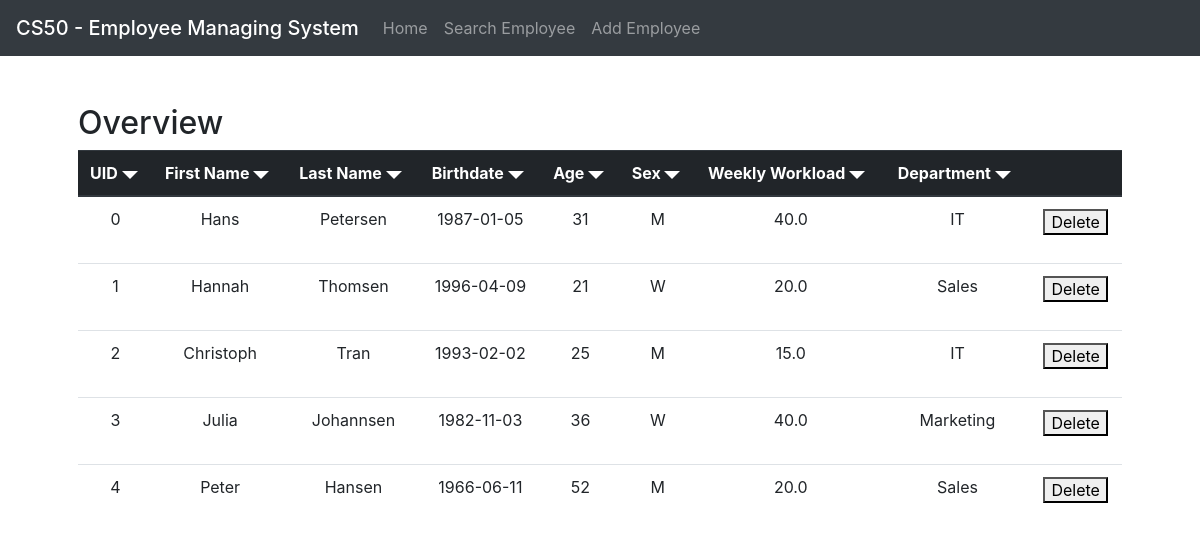
Before: / with the older database file.
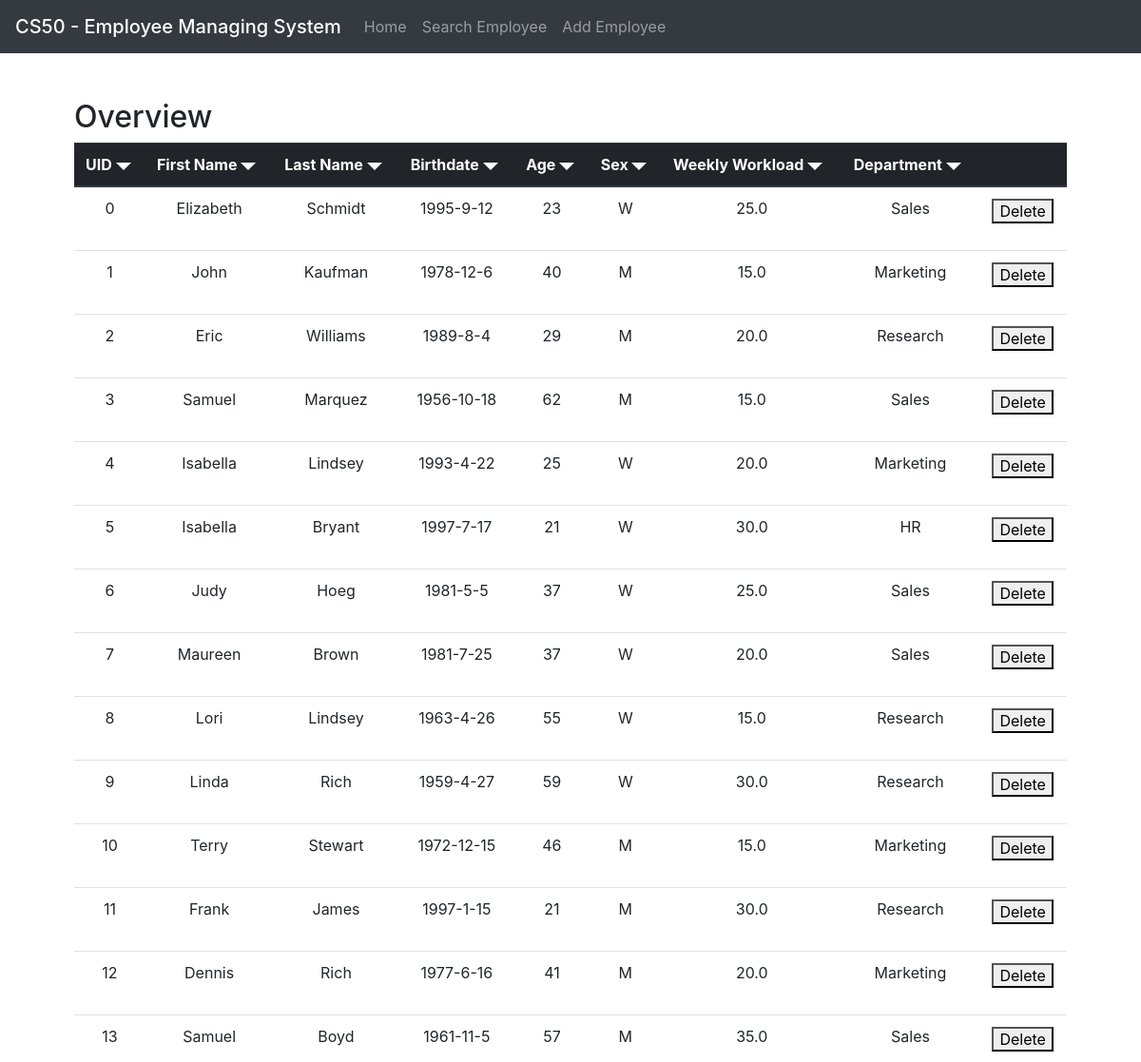
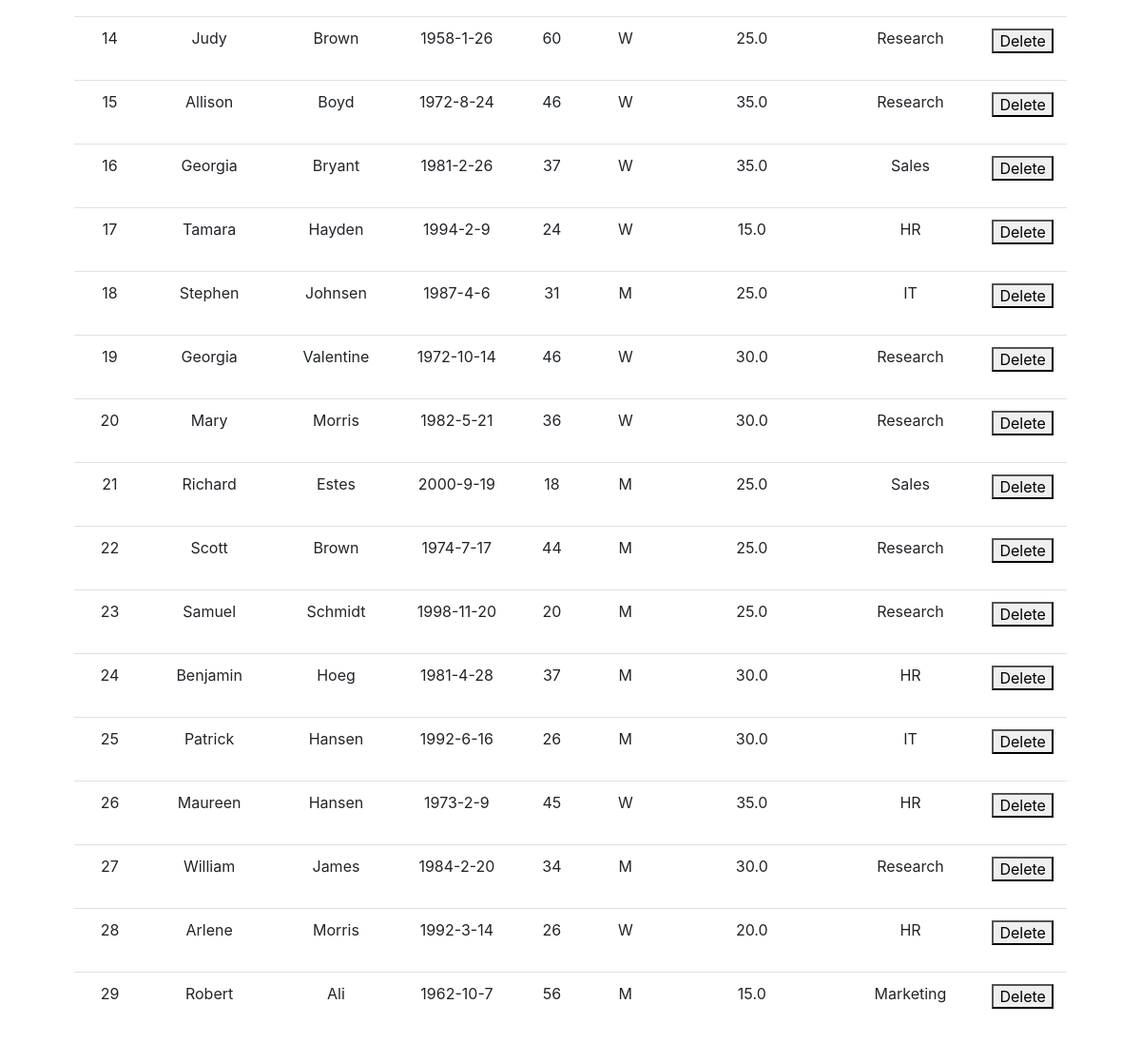
After: the same page with the newer database file (2 pictures, top to bottom).
### tables this page shows
CREATE TABLE employees
             (id integer primary key autoincrement, firstname text, lastname text, birthdate text, age integer, sex text, workload_per_week real, work_group text);

### app.py (the view)
@app.route("/")
def index():
    with sqlite3.connect("company.db") as con:
        cursor = con.cursor()
        cursor.execute("SELECT * FROM employees")
        db_employees = cursor.fetchall()
    return render_template("index.html", db_employees=db_employees)

### app.py (called while the page is built)
@app.after_request
def after_request(response):
    response.headers["Cache-Control"] = "no-cache, no-store, must-revalidate"
    response.headers["Expires"] = 0
    response.headers["Pragma"] = "no-cache"
    return response

### templates/index.html (shortened to what this page needs)
{% extends "layout.html" %}
{% block main %}
    <h2>Overview</h2>
    <table class="table" id="employees">
        <thead class="thead-dark">
            <tr>
                <th>UID <img src="/static/down-arrow.svg" id ="arrow0" height="16px" onclick="sort(0)"></th>
                <th>First Name <img src="/static/down-arrow.svg" id ="arrow1" height="16px" onclick="sort(1)"></th>
                <th>Last Name <img src="/static/down-arrow.svg" id ="arrow2" height="16px" onclick="sort(2)"></th>
                <th>Birthdate <img src="/static/down-arrow.svg" id ="arrow3" height="16px" onclick="sort(3)"></th>
                <th>Age <img src="/static/down-arrow.svg" id ="arrow4" height="16px" onclick="sort(4)"></th>
                <th>Sex <img src="/static/down-arrow.svg" id ="arrow5" height="16px" onclick="sort(5)"></th>
                <th>Weekly Workload <img src="/static/down-arrow.svg" id ="arrow6" height="16px" onclick="sort(6)"></th>
                <th>Department <img src="/static/down-arrow.svg" id ="arrow7" height="16px" onclick="sort(7)"></th>
                <th></th>
            </tr>
        </thead>
        <tbody>
        {% for employee in db_employees %}
            <tr class="text-center">
                <td>{{ employee[0] }}</td>
                <td>{{ employee[1] }}</td>
                <td>{{ employee[2] }}</td>
                <td>{{ employee[3] }}</td>
                <td>{{ employee[4] }}</td>
                <td>{{ employee[5] }}</td>
                <td>{{ employee[6] }}</td>
                <td>{{ employee[7] }}</td>
                <td><form action="/delete" method="POST">
                <button type="submit">Delete</button>
                </form></td>
            </tr>
        {% endfor %}
        </tbody>
    </table>
{% endblock %}

### templates/layout.html (shortened to what this page needs)
<html lang="en">
    <head>
        <link rel="stylesheet" href="https://stackpath.bootstrapcdn.com/bootstrap/4.1.1/css/bootstrap.min.css">
        <link href="/static/style.css" rel="stylesheet"/>
    </head>
    <body>
        <nav class="navbar navbar-expand-lg navbar-dark bg-dark">
            <span class="navbar-brand mb-0 h1">CS50 - Employee Managing System</span>
            <div class="collapse navbar-collapse" id="navbarNav">
              <ul class="navbar-nav">
                <li class="nav-item">
                  <a class="nav-link" href="/">Home</a>
                </li>
                <li class="nav-item">
                  <a class="nav-link" href="/search">Search Employee</a>
                </li>
                <li class="nav-item">
                  <a class="nav-link" href="/add">Add Employee</a>
                </li>
              </ul>
            </div>
        </nav>
        <main class="container p-5">
            {% block main %}{% endblock %}
        </main>
    </body>
</html>

Changed rows visible on the page:
changed employees id 0: firstname "Hans" → "Elizabeth"; lastname "Petersen" → "Schmidt"; birthdate "1987-01-05" → "1995-9-12"; age "31" → "23"; sex "M" → "W"; workload_per_week "40.0" → "25.0"; work_group "IT" → "Sales"
changed employees id 1: firstname "Hannah" → "John"; lastname "Thomsen" → "Kaufman"; birthdate "1996-04-09" → "1978-12-6"; age "21" → "40"; sex "W" → "M"; workload_per_week "20.0" → "15.0"; work_group "Sales" → "Marketing"
changed employees id 2: firstname "Christoph" → "Eric"; lastname "Tran" → "Williams"; birthdate "1993-02-02" → "1989-8-4"; age "25" → "29"; workload_per_week "15.0" → "20.0"; work_group "IT" → "Research"
changed employees id 3: firstname "Julia" → "Samuel"; lastname "Johannsen" → "Marquez"; birthdate "1982-11-03" → "1956-10-18"; age "36" → "62"; sex "W" → "M"; workload_per_week "40.0" → "15.0"; work_group "Marketing" → "Sales"
changed employees id 4: firstname "Peter" → "Isabella"; lastname "Hansen" → "Lindsey"; birthdate "1966-06-11" → "1993-4-22"; age "52" → "25"; sex "M" → "W"; work_group "Sales" → "Marketing"
added employees: id "5", firstname "Isabella", lastname "Bryant", birthdate "1997-7-17", age "21", sex "W", workload_per_week "30.0", work_group "HR"
added employees: id "6", firstname "Judy", lastname "Hoeg", birthdate "1981-5-5", age "37", sex "W", workload_per_week "25.0", work_group "Sales"
added employees: id "7", firstname "Maureen", lastname "Brown", birthdate "1981-7-25", age "37", sex "W", workload_per_week "20.0", work_group "Sales"
added employees: id "8", firstname "Lori", lastname "Lindsey", birthdate "1963-4-26", age "55", sex "W", workload_per_week "15.0", work_group "Research"
added employees: id "9", firstname "Linda", lastname "Rich", birthdate "1959-4-27", age "59", sex "W", workload_per_week "30.0", work_group "Research"
added employees: id "10", firstname "Terry", lastname "Stewart", birthdate "1972-12-15", age "46", sex "M", workload_per_week "15.0", work_group "Marketing"
added employees: id "11", firstname "Frank", lastname "James", birthdate "1997-1-15", age "21", sex "M", workload_per_week "30.0", work_group "Research"
added employees: id "12", firstname "Dennis", lastname "Rich", birthdate "1977-6-16", age "41", sex "M", workload_per_week "20.0", work_group "Marketing"
added employees: id "13", firstname "Samuel", lastname "Boyd", birthdate "1961-11-5", age "57", sex "M", workload_per_week "35.0", work_group "Sales"
added employees: id "14", firstname "Judy", lastname "Brown", birthdate "1958-1-26", age "60", sex "W", workload_per_week "25.0", work_group "Research"
added employees: id "15", firstname "Allison", lastname "Boyd", birthdate "1972-8-24", age "46", sex "W", workload_per_week "35.0", work_group "Research"
added employees: id "16", firstname "Georgia", lastname "Bryant", birthdate "1981-2-26", age "37", sex "W", workload_per_week "35.0", work_group "Sales"
added employees: id "17", firstname "Tamara", lastname "Hayden", birthdate "1994-2-9", age "24", sex "W", workload_per_week "15.0", work_group "HR"
added employees: id "18", firstname "Stephen", lastname "Johnsen", birthdate "1987-4-6", age "31", sex "M", workload_per_week "25.0", work_group "IT"
added employees: id "19", firstname "Georgia", lastname "Valentine", birthdate "1972-10-14", age "46", sex "W", workload_per_week "30.0", work_group "Research"
added employees: id "20", firstname "Mary", lastname "Morris", birthdate "1982-5-21", age "36", sex "W", workload_per_week "30.0", work_group "Research"
added employees: id "21", firstname "Richard", lastname "Estes", birthdate "2000-9-19", age "18", sex "M", workload_per_week "25.0", work_group "Sales"
added employees: id "22", firstname "Scott", lastname "Brown", birthdate "1974-7-17", age "44", sex "M", workload_per_week "25.0", work_group "Research"
added employees: id "23", firstname "Samuel", lastname "Schmidt", birthdate "1998-11-20", age "20", sex "M", workload_per_week "25.0", work_group "Research"
added employees: id "24", firstname "Benjamin", lastname "Hoeg", birthdate "1981-4-28", age "37", sex "M", workload_per_week "30.0", work_group "HR"
added employees: id "25", firstname "Patrick", lastname "Hansen", birthdate "1992-6-16", age "26", sex "M", workload_per_week "30.0", work_group "IT"
added employees: id "26", firstname "Maureen", lastname "Hansen", birthdate "1973-2-9", age "45", sex "W", workload_per_week "35.0", work_group "HR"
added employees: id "27", firstname "William", lastname "James", birthdate "1984-2-20", age "34", sex "M", workload_per_week "30.0", work_group "Research"
added employees: id "28", firstname "Arlene", lastname "Morris", birthdate "1992-3-14", age "26", sex "W", workload_per_week "20.0", work_group "HR"
added employees: id "29", firstname "Robert", lastname "Ali", birthdate "1962-10-7", age "56", sex "M", workload_per_week "15.0", work_group "Marketing"
